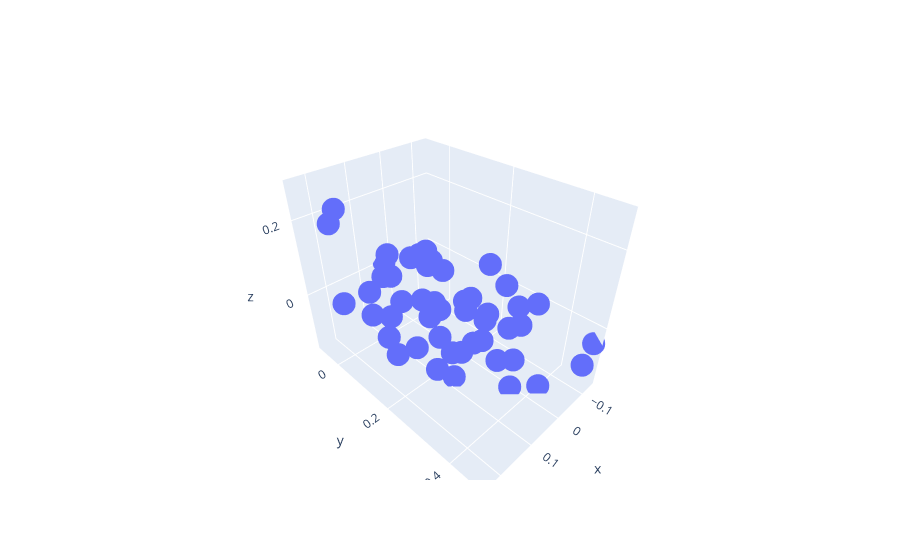

Here is the notebook cell this chart was saved with:
### Code cell
# Run Generic RVEA
max_func_evals = 5000

evolver_opt = RVEA(problem, use_surrogates=True, n_gen_per_iter=10, total_function_evaluations=max_func_evals)
while evolver_opt.continue_evolution():
        evolver_opt.iterate()
        print("FE count:",evolver_opt._function_evaluation_count)
objectives = evolver_opt.population.objectives
fig1 = go.Figure(data=go.Scatter3d(x=objectives[:,0],y=objectives[:,1],z=objectives[:,2], mode="markers"))
fig1
